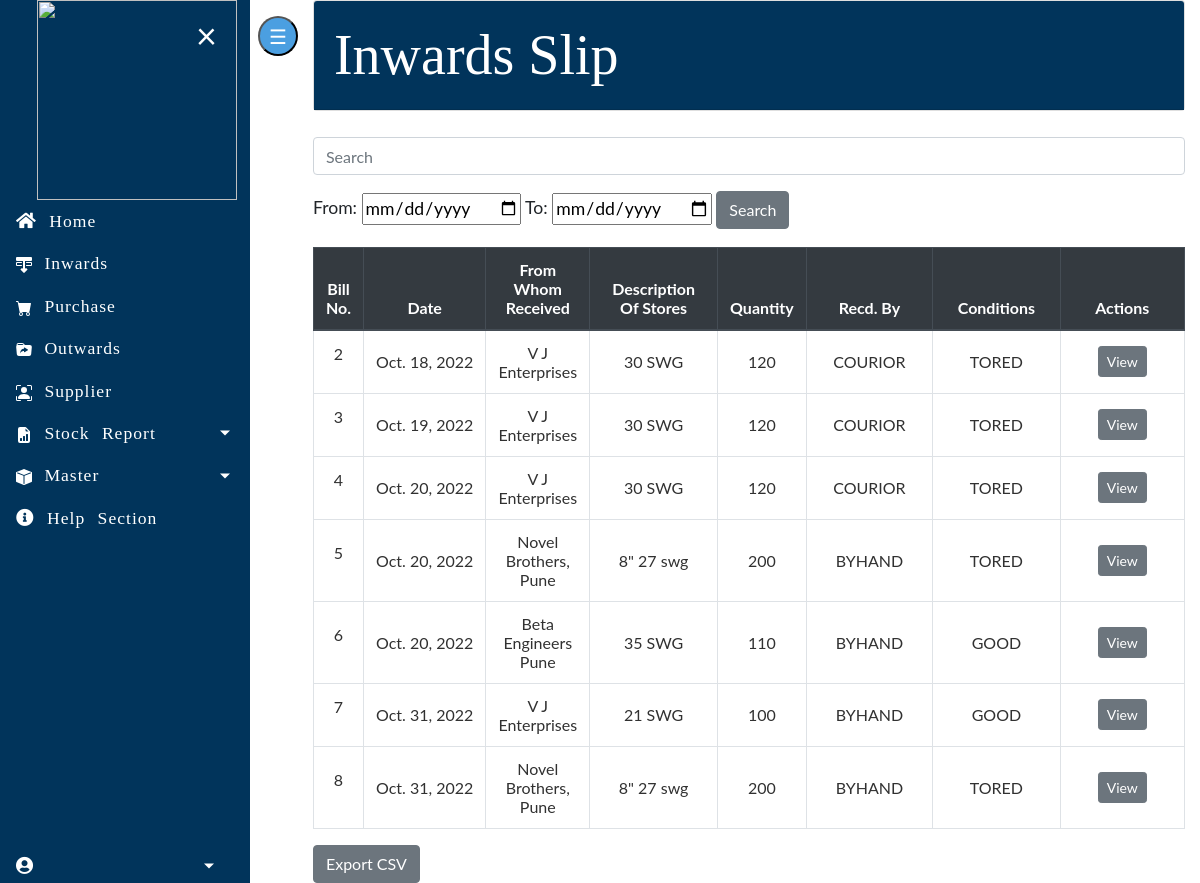
The page /inventory/inwardslip/ on the database its author committed.
### imdapp/models.py (models this page shows, shortened)
class PurchaseBill(models.Model):
    billno = models.AutoField(primary_key=True)
    time = models.DateTimeField(auto_now=True)
    supplier = models.ForeignKey(Supplier, on_delete=models.CASCADE, related_name='purchasesupplier')
    def get_items_list(self):
        return PurchaseItem.objects.filter(billno=self)

class PurchaseItem(models.Model):
    billno = models.ForeignKey(PurchaseBill, on_delete=models.CASCADE, related_name='purchasebillno')
    stock = models.ForeignKey(Stock, on_delete=models.CASCADE, related_name='purchaseitem')
    quantity = models.IntegerField(default=1)
    perprice = models.IntegerField(default=1)
    totalprice = models.IntegerField(default=1)
    is_deleted=models.BooleanField(default=False)

class Stock(models.Model):
    STATUS_CHOICE = [
        ('CONSUMABLE', 'CONSUMABLE'),
        ('NON-COMSUMABLE', 'NON-COMSUMABLE'),
    ]
    STATUS_UNIT = [
        ('Mtr', 'Mtr'),
        ('Cm', 'Cm'),
        ('mm', 'mm'),
        ('Kg', 'Kg'),
        ('gm', 'gm'),
        ('Ltr', 'Ltr'),
        ('SqMtr', 'SqMtr'),
        ('SqCm', 'SqCm'),
        ('CuM', 'CuM'),
        ('Ream', 'Ream'),
        ('Doz', 'Doz'),
        ('Pkts', 'Pkts'),
        ('Pairs', 'Pairs'),
        ('Rolls', 'Rolls'),
        ]
    CONDITION = [
        ('GOOD', 'GOOD'),
        ('TORN', 'TORN'),
        ('DAMAGED', 'DAMAGED'),
    ]
    MODE_OF_DELIVERY = [
        ('BY-HAND', 'BY-HAND'),
        ('COURIER', 'COURIER'),
        ('OTHER', 'OTHER'),
    ]
    category=models.ForeignKey(Category,on_delete=models.CASCADE)
    subcategory=models.ForeignKey(Subcategory,on_delete=models.CASCADE)
    description=models.ForeignKey(Description,on_delete=models.CASCADE)
    name=models.ForeignKey(Supp,on_delete=models.CASCADE)
    type=models.CharField(max_length=50, choices=STATUS_CHOICE)
    unit=models.CharField(max_length=50,choices=STATUS_UNIT)
    id = models.AutoField(primary_key=True)
    quantity = models.IntegerField(default=1)
    Mode_of_delivery = models.CharField(max_length=50, choices=MODE_OF_DELIVERY)  # received by
    label_code = models.CharField(max_length=20, default="")
    condition = models.CharField(max_length=50, choices=CONDITION)
    is_deleted = models.BooleanField(default=False)

class Supp(models.Model):
    id=models.IntegerField(primary_key=True)
    name=models.CharField(max_length=255)
    def __str__(self):
        return self.name
    class Meta:
        db_table='Supp'

class Description(models.Model):
    id=models.IntegerField(primary_key=True)
    description=models.CharField(max_length=255)
    def __str__(self):
        return self.description
    class Meta:
        db_table='Description'

### imdapp/views.py (the view)
# urls.py: path('inwardslip/', views.inwardslip, name='inwardslip'),
def inwardslip(request):
    if request.method == "POST":
        fromdate = datetime.datetime.strptime(request.POST.get('fromdate'), '%Y-%m-%d')
        todate = datetime.datetime.strptime(request.POST.get('todate'), '%Y-%m-%d')
        bills = PurchaseBill.objects.filter(Q(time__gte=fromdate) & Q(time__lte=todate))
        return render(request, 'purchases/inwardslip.html', {"bills": bills})
    else:
        bills = PurchaseBill.objects.all()
        return render(request, 'purchases/inwardslip.html', {"bills": bills})

### imdapp/templates/purchases/inwardslip.html (shortened to what this page needs)
{% extends "base.html" %}
{% load widget_tweaks %}
{% block content %}
<div class="card text-left">
      <div class="card-header" style="background-color:#01345B">
        <div class="row" style="color: white; font-style: bold; font-size: 3.5rem">
        <div class="col-md-8" style="font-family: 'Alkalami'" >Inwards Slip</div>
        </div>
      </div>
</div>
<br>
<div class="form-group">
    <input id="myInput" type="text" class="search form-control"  placeholder="Search">
</div>
<form  action="{% url 'inwardslip' %}" method="POST">
    <div>
        From: <input type="date" name="fromdate">
        To: <input type="date" name="todate">
        <input class="btn btn-secondary" type="submit" value="Search">
    </div>
</form>
 <table class="table table-css table-bordered table-hover" id="myTable" onkeyup="myFunction()">
        <thead class="thead-dark align-middle">
            <tr>
                <th width="5%">Bill No.</th>
                <th width="15%">Date</th>
                <th width="10%">From Whom Received</th>
                <th width="15%">Description Of Stores</th>
                <th width="10%">Quantity</th>
                <th width="15%">Recd. By</th>
                <th width="15%">Conditions</th>
                <th width="30%">Actions</th>
            </tr>
        </thead>
{% if bills %}
        <tbody>
            {% for purchase in bills %}
            <tr>
                <td class="align-middle"> <p>{{ purchase.billno }}</p> </td>
                <td class="align-middle">{{ purchase.time.date }}</td>
                <td class="align-middle">{% for item in purchase.get_items_list %} {{ item.stock.name }} <br> {% endfor %}</td>
                <td class="align-middle">{% for item in purchase.get_items_list %} {{ item.stock.description }} <br> {% endfor %}</td>
                <td class="align-middle">{% for item in purchase.get_items_list %} {{ item.stock.quantity }} <br> {% endfor %}</td>
                <td class="align-middle">{% for item in purchase.get_items_list %} {{ item.stock.Mode_of_delivery }} <br> {% endfor %}</td>
                <td class="align-middle">{% for item in purchase.get_items_list %} {{ item.stock.condition}} <br> {% endfor %}</td>
                <td class="align-middle"> <a href="{% url 'purchase-bill' purchase.billno %}" class="btn btn-secondary btn-sm">View</a></td>
            </tr>
            {% endfor %}
        </tbody>
    </table>
<div >
            <a href="{% url 'stockre' %}" class="btn btn-secondary">Export CSV</a>
</div>
{% else %}
        <tbody></tbody>
    </table>
    <br><br><br><br><br><br><br><br>
    <div style="color: #575757; font-style: bold; font-size: 1.5rem; text-align: center;">The records are empty. Please try adding some.</div>
{% endif %}
{% endblock content %}

### homepage/static/css/main.css (style rules this page uses)
body, html { height: 100%; }
.form-group { color: white; }
p { color: rgb(49, 49, 49); }
a { color: #55b159; }
.table-css { color: #313131; }
.align-middle { text-align: center; }

### homepage/templates/base.html (style rules this page uses)
body { font-family: "Lato", sans-serif; font-size: 1.1rem; }

### rows shown on the page
PurchaseBill: billno "2", time "Oct. 18, 2022"
PurchaseItem: stock.name "V J Enterprises", stock.description "30 SWG", stock.quantity "120", stock.Mode_of_delivery "COURIOR", stock.condition "TORED"
PurchaseBill: billno "3", time "Oct. 19, 2022"
PurchaseItem: stock.name "V J Enterprises", stock.description "30 SWG", stock.quantity "120", stock.Mode_of_delivery "COURIOR", stock.condition "TORED"
PurchaseBill: billno "4", time "Oct. 20, 2022"
PurchaseItem: stock.name "V J Enterprises", stock.description "30 SWG", stock.quantity "120", stock.Mode_of_delivery "COURIOR", stock.condition "TORED"
PurchaseBill: billno "5", time "Oct. 20, 2022"
PurchaseItem: stock.name "Novel Brothers, Pune", stock.description "8\" 27 swg", stock.quantity "200", stock.Mode_of_delivery "BYHAND", stock.condition "TORED"
PurchaseBill: billno "6", time "Oct. 20, 2022"
PurchaseItem: stock.name "Beta Engineers Pune", stock.description "35 SWG", stock.quantity "110", stock.Mode_of_delivery "BYHAND", stock.condition "GOOD"
PurchaseBill: billno "7", time "Oct. 31, 2022"
PurchaseItem: stock.name "V J Enterprises", stock.description "21 SWG", stock.quantity "100", stock.Mode_of_delivery "BYHAND", stock.condition "GOOD"
PurchaseBill: billno "8", time "Oct. 31, 2022"
PurchaseItem: stock.name "Novel Brothers, Pune", stock.description "8\" 27 swg", stock.quantity "200", stock.Mode_of_delivery "BYHAND", stock.condition "TORED"
